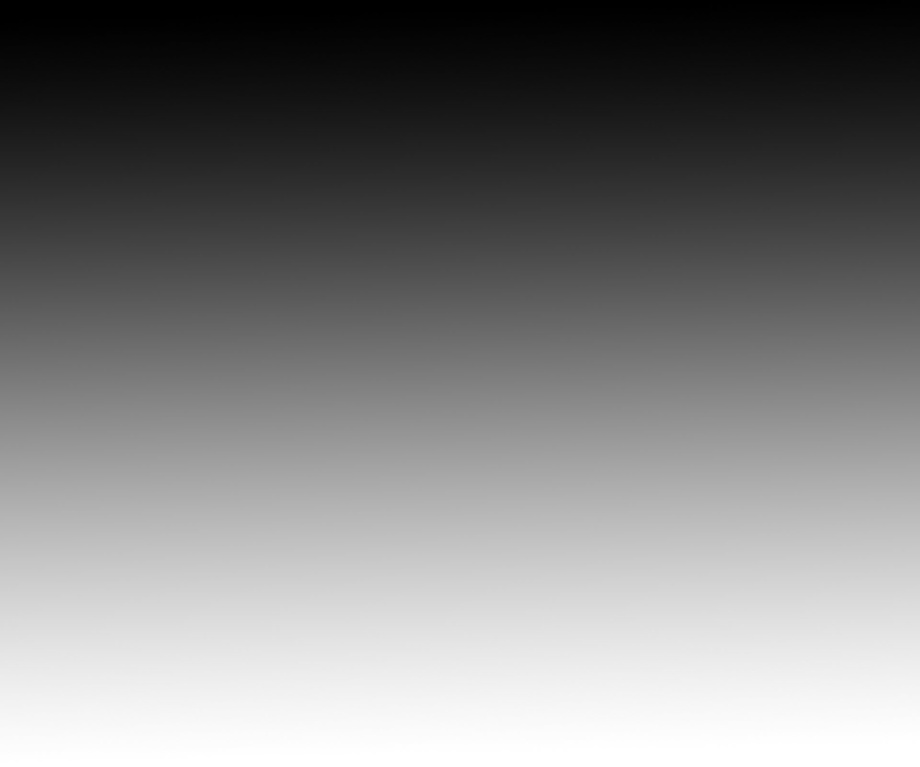
#> input picture Sepration/gradient.jpg, 920 x 767 px, shrunk from 1920 x 1600 before the run
$ python thresholding.py
#> lines starting #> are read from the running program, lines starting #| are printed output that depends on the picture; after the words box and inside, x2 and y2 are one past the last pixel; in counts of white or black regions, pixels touching at a corner belong together
import cv2
from matplotlib import pyplot as py

img = cv2.imread("gradient.jpg", 0)
#> img is the input picture: shape (767, 920); min 0, max 255, mean 127.9

_, th1 = cv2.threshold(img, 50, 255, cv2.THRESH_BINARY)
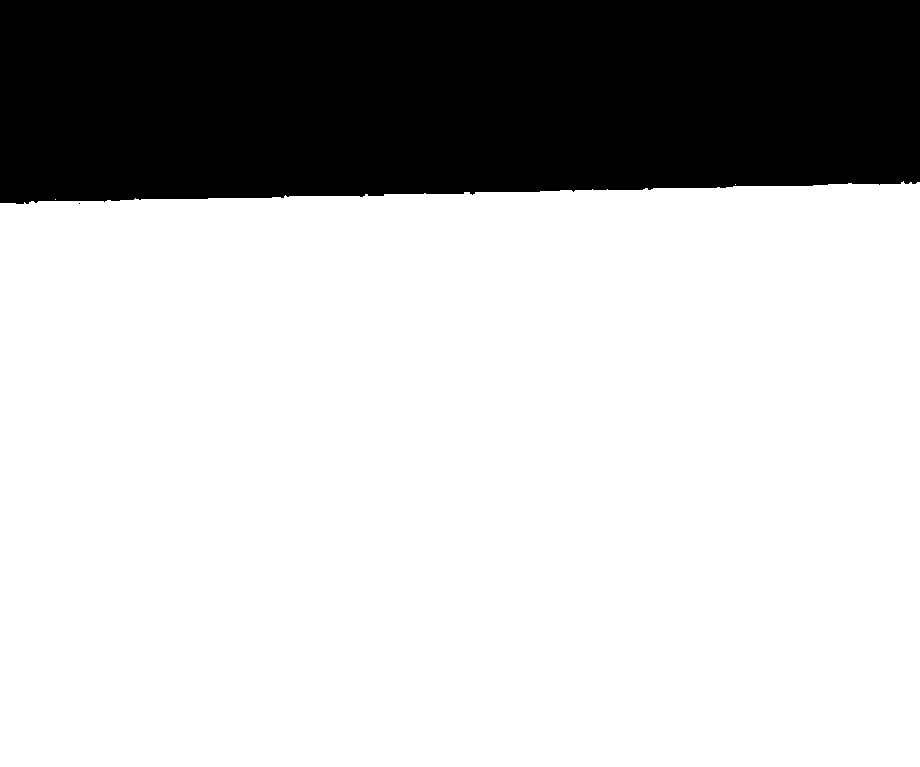
#> th1: shape (767, 920); 74.8% white; 2 black regions (1 under 20 px), largest, box (x1, y1, x2, y2) and area: (0, 0, 920, 204) 177548
_, th2 = cv2.threshold(img, 200, 255, cv2.THRESH_OTSU)
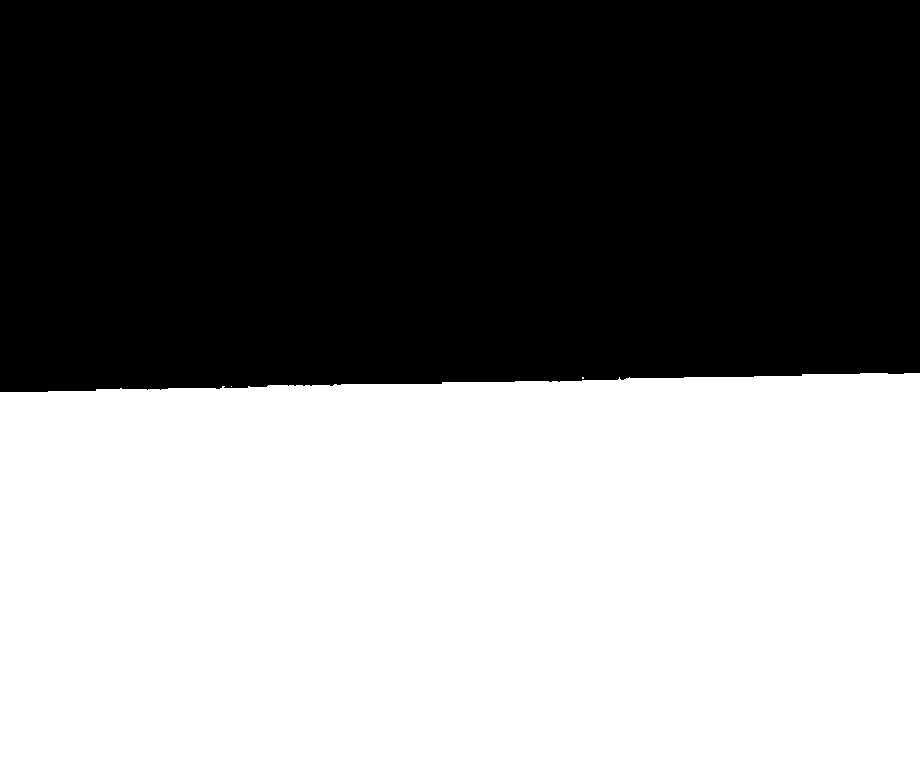
#> th2: shape (767, 920); 50.1% white; 1 black region, box (x1, y1, x2, y2) and area: (0, 0, 920, 392) 351839
_, th3 = cv2.threshold(img, 127, 255, cv2.THRESH_BINARY_INV)
_, th4 = cv2.threshold(img, 127, 255, cv2.THRESH_TOZERO)
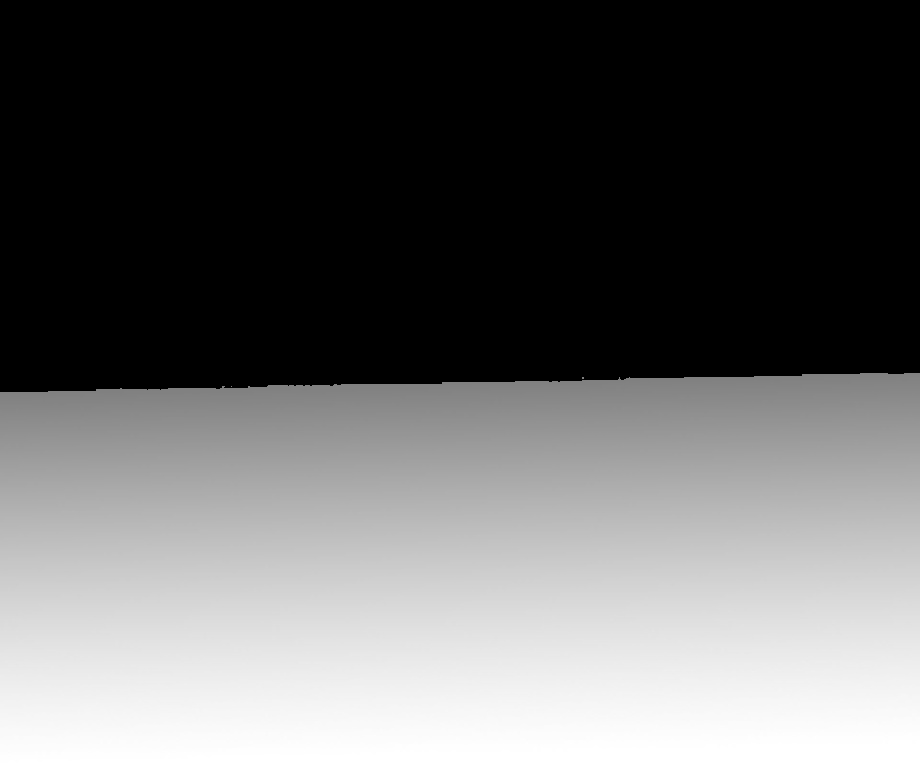
#> th4: shape (767, 920); min 0, max 255, mean 100.9
_, th5 = cv2.threshold(img, 127, 255, cv2.THRESH_TOZERO_INV)
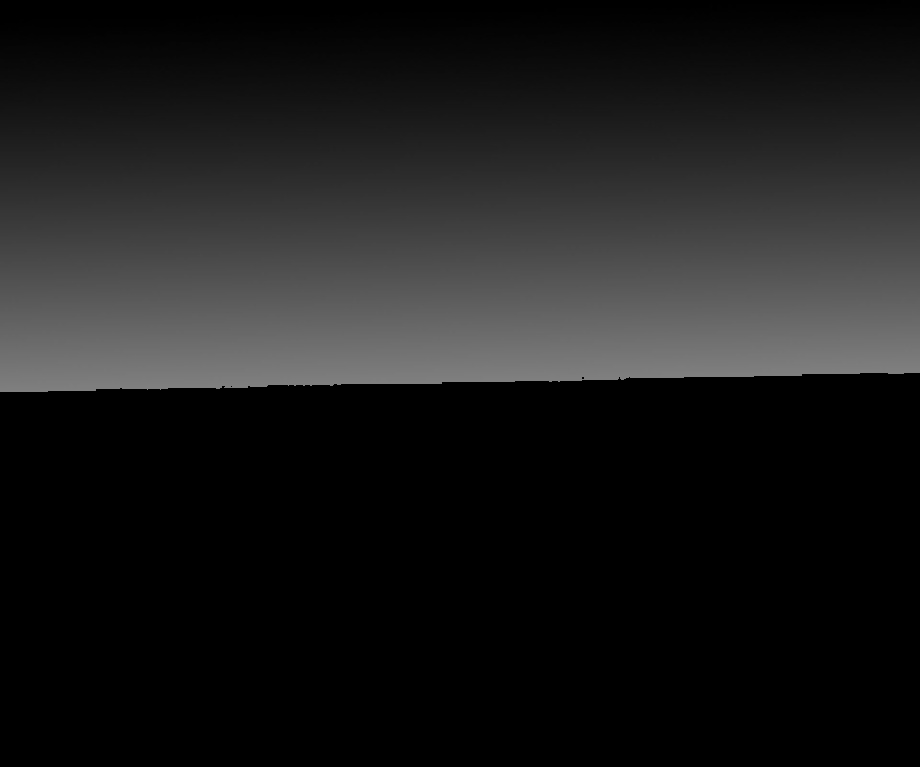
#> th5: shape (767, 920); min 0, max 127, mean 27.1
_, th6 = cv2.threshold(img, 127, 255, cv2.THRESH_TRUNC)
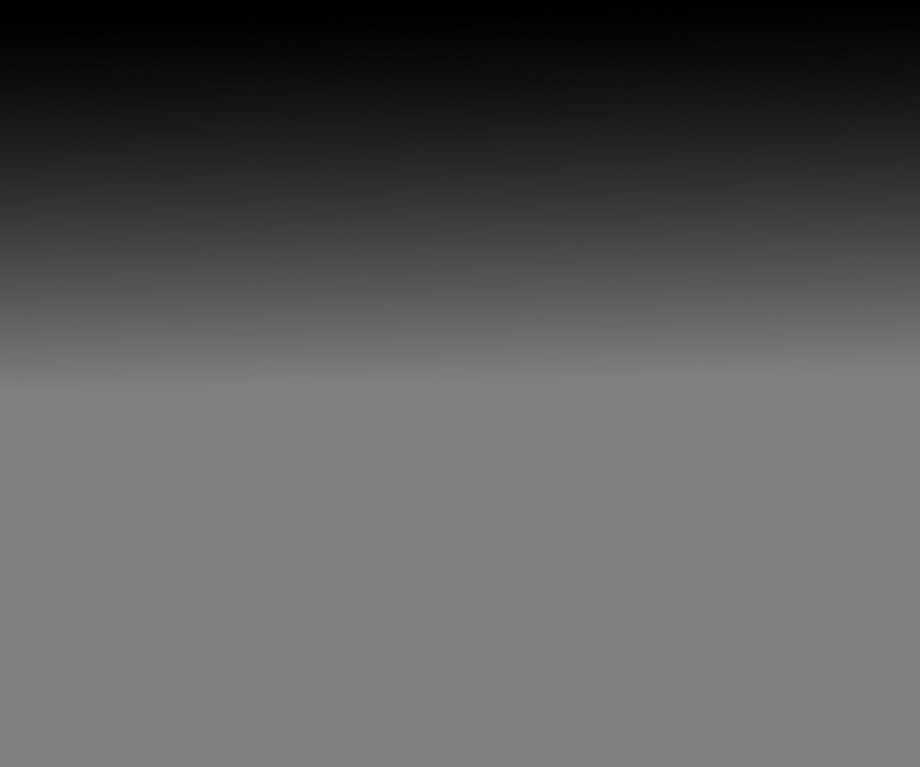
#> th6: shape (767, 920); min 0, max 127, mean 90.7
_, th7 = cv2.threshold(img, 50, 255, cv2.THRESH_TRIANGLE)
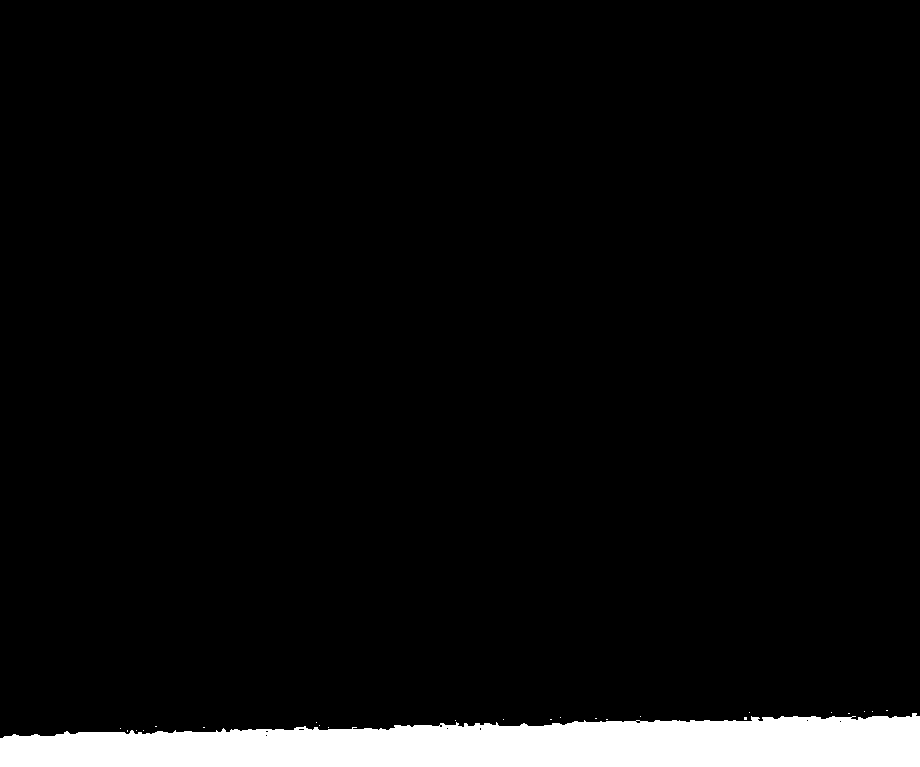
#> th7: shape (767, 920); 5.4% white; 24 white regions (23 under 20 px), largest, box (x1, y1, x2, y2) and area: (0, 713, 920, 767) 38204
_, th8 = cv2.threshold(img, 50, 255, cv2.THRESH_MASK)
#> th8: shape (767, 920); every value is 0

titles = ["Orignal", "Binary", "Otsu", "BInv", "Tozero", "TozINV", "Trunc", "Triangle", "Mask"]
images = [img, th1, th2, th3, th4, th5, th6, th7, th8]

for i in range(len(titles)):
    py.subplot(3, 3, i+1), py.imshow(images[i], "gray")
    py.title(titles[i])
    py.xticks([]), py.yticks([])

py.show()
